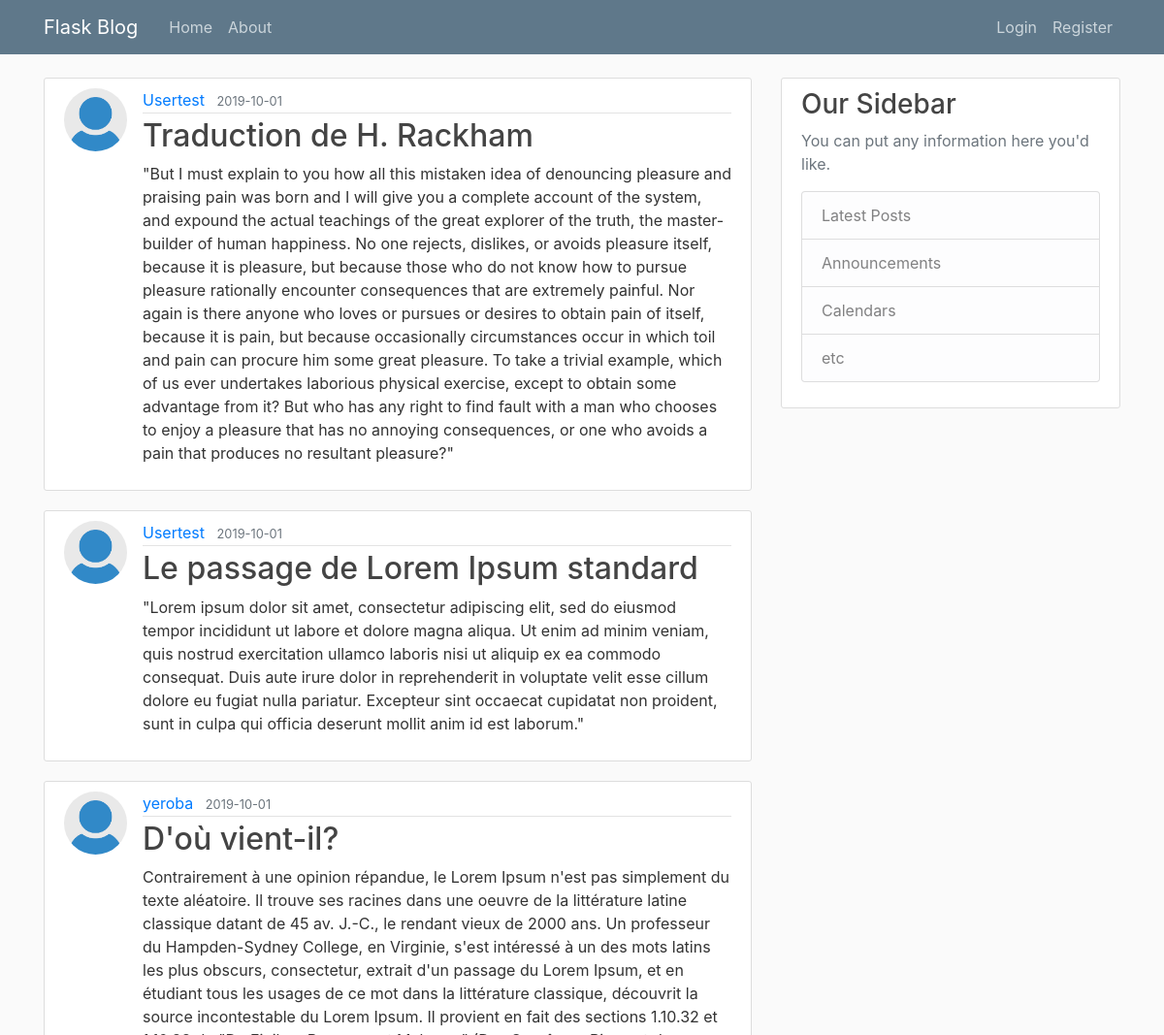
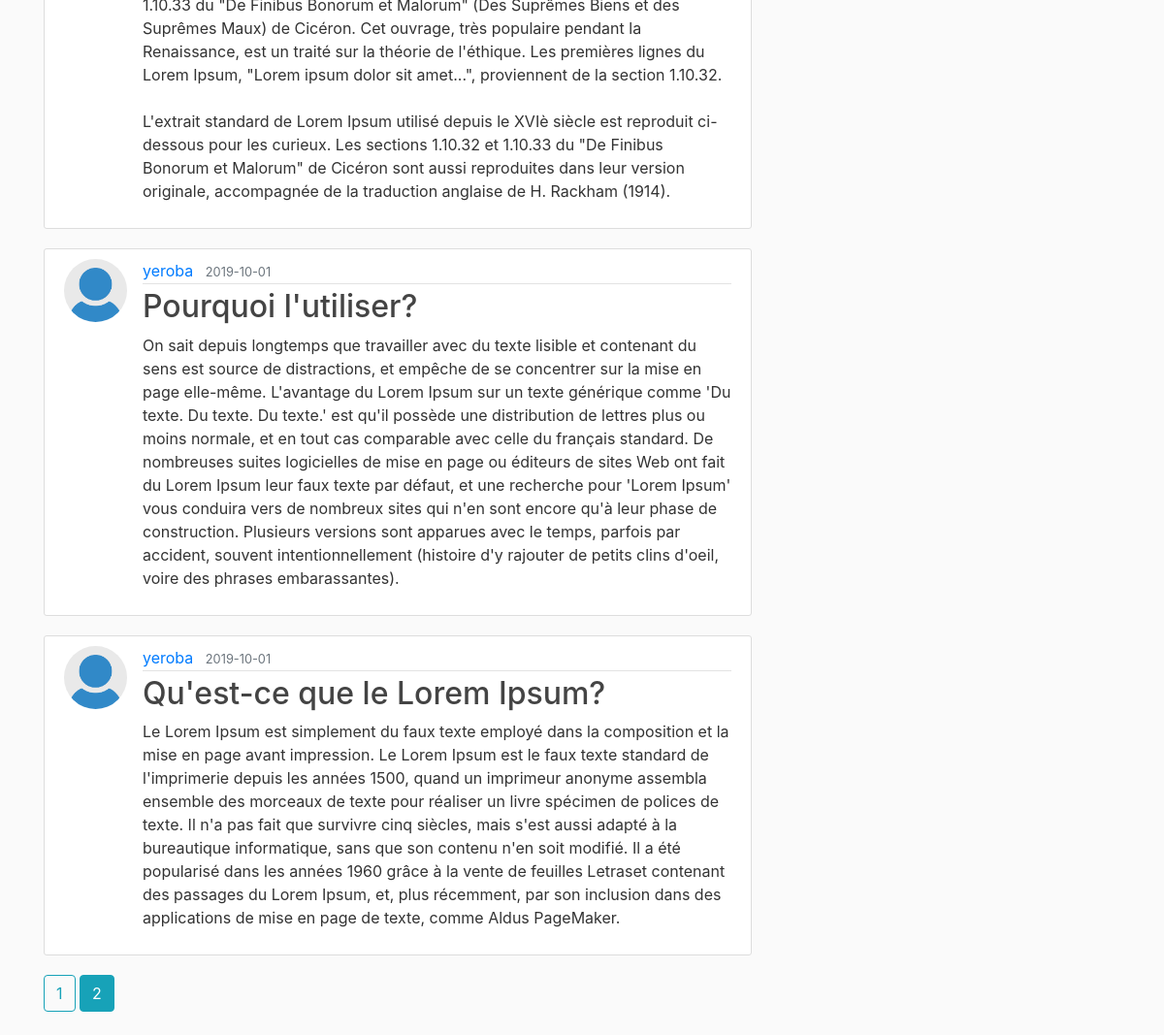
The page / on the database its author committed (2 pictures, top to bottom).
### flaskblog/models.py (models this page shows, shortened)
class Post(db.Model):
  id = db.Column(db.Integer, primary_key=True)
  title = db.Column(db.String(100), nullable=False)
  date_posted = db.Column(db.DateTime, nullable=False, default=datetime.utcnow)
  content = db.Column(db.String(255), nullable=False)
  user_id = db.Column(db.Integer, db.ForeignKey('user.id'), nullable=False)

class User(db.Model, UserMixin):
  id = db.Column(db.Integer, primary_key=True)
  username = db.Column(db.String(20), unique=True, nullable=False)
  email = db.Column(db.String(120), unique=True, nullable=False)
  image_file = db.Column(db.String(20), nullable=False, default='default.jpg')
  password = db.Column(db.String(60), nullable=False)
  posts = db.relationship('Post', backref='author', lazy=True)

### flaskblog/main/routes.py (the view)
@main.route('/')
def home():
    page = request.args.get('page', 1, type=int)
    posts = Post.query.order_by(Post.date_posted.desc()).paginate(page=page, per_page=5)
    return render_template('pages/home.html', title='Home',posts=posts)

### flaskblog/templates/pages/home.html
{% extends 'layouts/master.html' %}
{% block content %}
  {% for post in posts.items %}
     <article class="media content-section">
      <img class="rounded-circle article-img" src="{{ url_for('static', filename = 'profile_pics/' + post.author.image_file) }}" alt="">
      <div class="media-body">
        <div class="article-metadata">
          <a class="mr-2" href="{{ url_for('users.user_posts', username=post.author.username) }}">{{ post.author.username }}</a>
          <small class="text-muted">{{ post.date_posted.strftime('%Y-%m-%d') }}</small>
        </div>
        <h2><a class="article-title" href="{{ url_for('posts.show_post', post_id=post.id) }}">{{ post.title }}</a></h2>
        <p class="article-content">{{ post.content }}</p>
      </div>
    </article>
  {% endfor %}
  {% for page_num in posts.iter_pages(left_edge=1, right_edge=2, left_current=1, right_current=2) %}
    {% if page_num %}
      {% if posts.pages == page_num %}
        <a class="btn btn-info mb-4" href="{{ url_for('main.home', page=page_num) }}">{{ page_num }}</a>
       {% else %}
        <a class="btn btn-outline-info mb-4" href="{{ url_for('main.home', page=page_num) }}">{{ page_num }}</a>
      {% endif %}
    {% else %}
      ...
    {% endif %}
  {% endfor %}
{% endblock %}

### flaskblog/templates/layouts/master.html (shortened to what this page needs)
<!DOCTYPE html>
<html lang="en">
<head>
    <link rel="stylesheet" href="https://stackpath.bootstrapcdn.com/bootstrap/4.3.1/css/bootstrap.min.css">
    <link rel="stylesheet" type="text/css" href=" {{ url_for('static', filename='css/main.css') }} ">
</head>
<body>
  {% include 'layouts/partials/_nav.html' %}
  <main role="main" class="container">
  <div class="row">
    <div class="col-md-8">
      {% block content %}{% endblock %}
    </div>
    <div class="col-md-4">
      <div class="content-section">
        <h3>Our Sidebar</h3>
        <p class='text-muted'>You can put any information here you'd like.
          <ul class="list-group">
            <li class="list-group-item list-group-item-light">Latest Posts</li>
            <li class="list-group-item list-group-item-light">Announcements</li>
            <li class="list-group-item list-group-item-light">Calendars</li>
            <li class="list-group-item list-group-item-light">etc</li>
          </ul>
          </p>
       </div>
      </div>
    </div>
  </main>
</body>
</html>

### flaskblog/templates/layouts/partials/_nav.html (shortened to what this page needs)
<header class="site-header">
  <nav class="navbar navbar-expand-md navbar-dark bg-steel fixed-top">
    <div class="container">
      <a class="navbar-brand mr-4" href="/">Flask Blog</a>
      <div class="collapse navbar-collapse" id="navbarToggle">
        <div class="navbar-nav mr-auto">
          <a class="nav-item nav-link" href="{{ url_for('main.home') }}">Home</a>
          <a class="nav-item nav-link" href="{{ url_for('main.about') }}">About</a>
        </div>
        <div class="navbar-nav">
          {% if current_user.is_authenticated %}
            <a class="nav-item nav-link" href="{{ url_for('posts.new_post') }}">New Post</a>
            <a class="nav-item nav-link" href="{{ url_for('users.account') }}">Account</a>
            <a class="nav-item nav-link" href="{{ url_for('users.logout') }}">Logout</a>
          {% else %}
            <a class="nav-item nav-link" href="{{ url_for('users.login') }}">Login</a>
            <a class="nav-item nav-link" href="{{ url_for('users.register') }}">Register</a>
          {% endif %}
        </div>
      </div>
    </div>
  </nav>
</header>

### flaskblog/static/css/main.css (style rules this page uses)
body { background: #fafafa; color: #333333; margin-top: 5rem; }
h1, h2, h3, h4, h5, h6 { color: #444444; }
.bg-steel { background-color: #5f788a; }
.site-header .navbar-nav .nav-link { color: #cbd5db; }
.content-section { background: #ffffff; padding: 10px 20px; border: 1px solid #dddddd; border-radius: 3px; margin-bottom: 20px; }
.article-title { color: #444444; }
.article-content { white-space: pre-line; }
.article-img { height: 65px; width: 65px; margin-right: 16px; }
.article-metadata { padding-bottom: 1px; margin-bottom: 4px; border-bottom: 1px solid #e3e3e3 }

### rows shown on the page
Post: image_file (placeholder picture), author.username "Usertest", date_posted "2019-10-01", title "Traduction de H. Rackham", content "\"But I must explain to you how all this mistaken idea of denouncing pleasure and praising pain was born and I will give you a complete account of the system, and expound the actual teachings of the great explorer of the truth, the master-builder of human happiness. No one rejects, dislikes, or avoids pleasure itself, because it is pleasure, but because those who do not know how to pursue pleasure rationally encounter consequences that are extremely painful. Nor again is there anyone who loves or pursues or desires to obtain pain of itself, because it is pain, but because occasionally circumstances occur in which toil and pain can procure him some great pleasure. To take a trivial example,…"
Post: image_file (placeholder picture), author.username "Usertest", date_posted "2019-10-01", title "Le passage de Lorem Ipsum standard", content "\"Lorem ipsum dolor sit amet, consectetur adipiscing elit, sed do eiusmod tempor incididunt ut labore et dolore magna aliqua. Ut enim ad minim veniam, quis nostrud exercitation ullamco laboris nisi ut aliquip ex ea commodo consequat. Duis aute irure dolor in reprehenderit in voluptate velit esse cillum dolore eu fugiat nulla pariatur. Excepteur sint occaecat cupidatat non proident, sunt in culpa qui officia deserunt mollit anim id est laborum.\""
Post: image_file (picture), author.username "yeroba", date_posted "2019-10-01", title "D'où vient-il?", content "Contrairement à une opinion répandue, le Lorem Ipsum n'est pas simplement du texte aléatoire. Il trouve ses racines dans une oeuvre de la littérature latine classique datant de 45 av. J.-C., le rendant vieux de 2000 ans. Un professeur du Hampden-Sydney College, en Virginie, s'est intéressé à un des mots latins les plus obscurs, consectetur, extrait d'un passage du Lorem Ipsum, et en étudiant tous les usages de ce mot dans la littérature classique, découvrit la source incontestable du Lorem Ipsum. Il provient en fait des sections 1.10.32 et 1.10.33 du \"De Finibus Bonorum et Malorum\" (Des Suprêmes Biens et des Suprêmes Maux) de Cicéron. Cet ouvrage, très populaire pendant la Renaissance, est…"
Post: image_file (picture), author.username "yeroba", date_posted "2019-10-01", title "Pourquoi l'utiliser?", content "On sait depuis longtemps que travailler avec du texte lisible et contenant du sens est source de distractions, et empêche de se concentrer sur la mise en page elle-même. L'avantage du Lorem Ipsum sur un texte générique comme 'Du texte. Du texte. Du texte.' est qu'il possède une distribution de lettres plus ou moins normale, et en tout cas comparable avec celle du français standard. De nombreuses suites logicielles de mise en page ou éditeurs de sites Web ont fait du Lorem Ipsum leur faux texte par défaut, et une recherche pour 'Lorem Ipsum' vous conduira vers de nombreux sites qui n'en sont encore qu'à leur phase de construction. Plusieurs versions sont apparues avec le temps, parfois par…"
Post: image_file (picture), author.username "yeroba", date_posted "2019-10-01", title "Qu'est-ce que le Lorem Ipsum?", content "Le Lorem Ipsum est simplement du faux texte employé dans la composition et la mise en page avant impression. Le Lorem Ipsum est le faux texte standard de l'imprimerie depuis les années 1500, quand un imprimeur anonyme assembla ensemble des morceaux de texte pour réaliser un livre spécimen de polices de texte. Il n'a pas fait que survivre cinq siècles, mais s'est aussi adapté à la bureautique informatique, sans que son contenu n'en soit modifié. Il a été popularisé dans les années 1960 grâce à la vente de feuilles Letraset contenant des passages du Lorem Ipsum, et, plus récemment, par son inclusion dans des applications de mise en page de texte, comme Aldus PageMaker."

### other values the page prints
{{ page_num }} "1"
{{ page_num }} "2"
